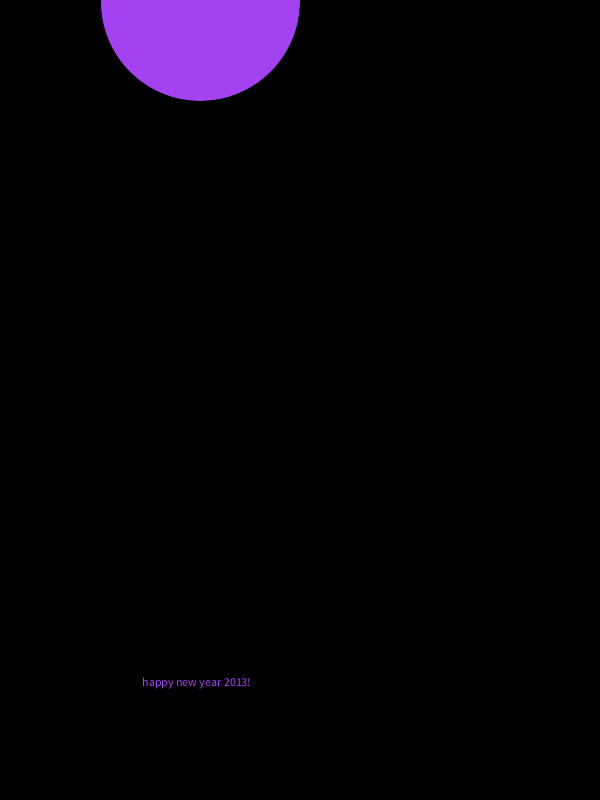
Frame 1 (no input)
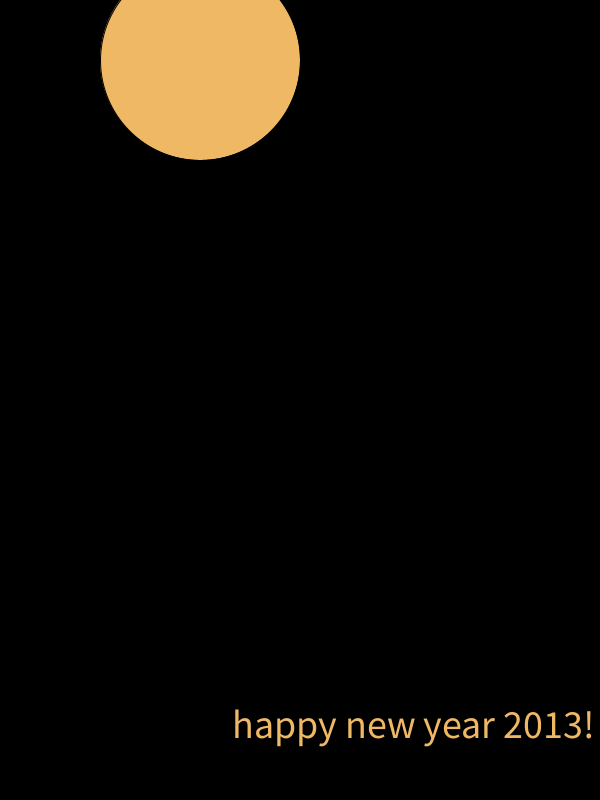
Frame 60 (the mouse pressed at the canvas centre just before this capture)
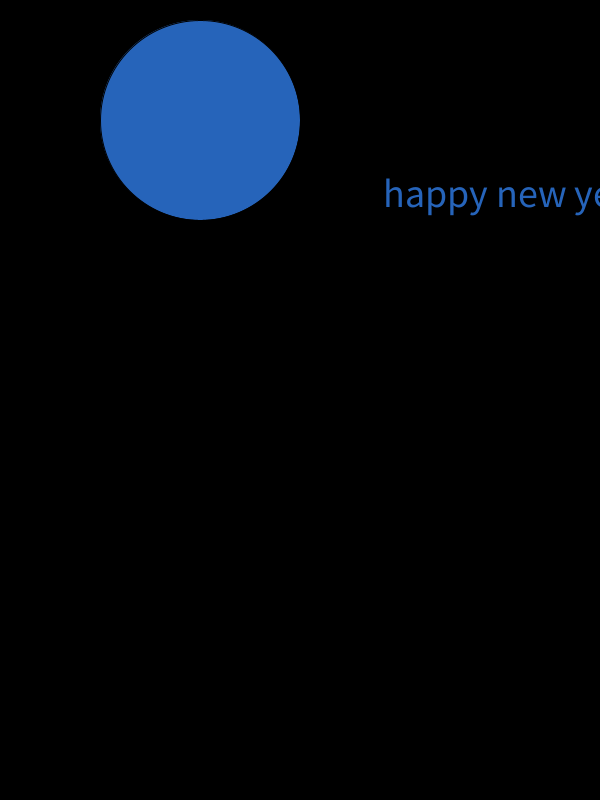
Frame 120 (the mouse held since frame 60 and released just before this capture)

The Processing sketch that drew these frames (run headless with seeded random() and noise(); from frame 60 on, the mouse is pressed at the canvas centre):

// Processing sketch: processing_62330
// ── processing_62330.pde

void setup()
 { 
  size(600, 800);
   background(255, 255, 255);
   smooth();
   frameRate(20); 

} 


void draw() 
{ 
  background(0, 0, 0);
   fill(random(255), random(255),random(255) );
   text("happy new year 2013!",random(width),random(height));
   textSize(40);
  ellipse( 200, frameCount, 200, 200 );
 
  println( "frameCount: " + frameCount );
 
}
